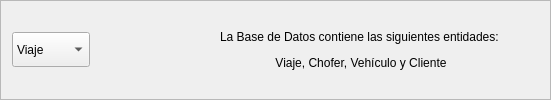
                  <widget class="QFrame" name="frame_Superior_Datos">
                   <property name="minimumSize">
                    <size>
                     <width>0</width>
                     <height>100</height>
                    </size>
                   </property>
                   <property name="maximumSize">
                    <size>
                     <width>16777215</width>
                     <height>16777200</height>
                    </size>
                   </property>
                   <property name="styleSheet">
                    <string notr="true"/>
                   </property>
                   <property name="frameShape">
                    <enum>QFrame::StyledPanel</enum>
                   </property>
                   <property name="frameShadow">
                    <enum>QFrame::Raised</enum>
                   </property>
                   <layout class="QHBoxLayout" name="horizontalLayout_2">
                    <item>
                     <widget class="QComboBox" name="Box_Entidades_Datos">
                      <property name="maximumSize">
                       <size>
                        <width>16777215</width>
                        <height>35</height>
                       </size>
                      </property>
                      <property name="cursor">
                       <cursorShape>PointingHandCursor</cursorShape>
                      </property>
                      <property name="layoutDirection">
                       <enum>Qt::LeftToRight</enum>
                      </property>
                      <property name="styleSheet">
                       <string notr="true"/>
                      </property>
                      <property name="maxVisibleItems">
                       <number>10</number>
                      </property>
                      <item>
                       <property name="text">
                        <string>Viaje</string>
                       </property>
                      </item>
                      <item>
                       <property name="text">
                        <string>Vehiculo</string>
                       </property>
                      </item>
                      <item>
                       <property name="text">
                        <string>Chofer</string>
                       </property>
                      </item>
                      <item>
                       <property name="text">
                        <string>Cliente</string>
                       </property>
                      </item>
                     </widget>
                    </item>
                    <item>
                     <spacer name="horizontalSpacer_2">
                      <property name="orientation">
                       <enum>Qt::Horizontal</enum>
                      </property>
                      <property name="sizeType">
                       <enum>QSizePolicy::Fixed</enum>
                      </property>
                      <property name="sizeHint" stdset="0">
                       <size>
                        <width>16</width>
                        <height>20</height>
                       </size>
                      </property>
                     </spacer>
                    </item>
                    <item>
                     <widget class="QPushButton" name="Boton_Refrescar_Datos">
                      <property name="cursor">
                       <cursorShape>PointingHandCursor</cursorShape>
                      </property>
                      <property name="styleSheet">
                       <string notr="true">QPushButton{
	background-color: transparent;
	font: 10pt &quot;MS Shell Dlg 2&quot;;
	color: rgb(40, 40, 40);
	border-radius:13px;
	padding: 5px 4px; /* Padding en top/bottom y left/right */

}</string>
                      </property>
                      <property name="text">
                       <string/>
                      </property>
                      <property name="icon">
                       <iconset>
                        <normaloff>img/41e4acbe07fcf661b46594c978c1ff01-reload-arrow-icon.webp</normaloff>img/41e4acbe07fcf661b46594c978c1ff01-reload-arrow-icon.webp</iconset>
                      </property>
                      <property name="iconSize">
                       <size>
                        <width>32</width>
                        <height>47</height>
                       </size>
                      </property>
                     </widget>
                    </item>
                    <item>
                     <spacer name="horizontalSpacer_4">
                      <property name="orientation">
                       <enum>Qt::Horizontal</enum>
                      </property>
                      <property name="sizeType">
                       <enum>QSizePolicy::Fixed</enum>
                      </property>
                      <property name="sizeHint" stdset="0">
                       <size>
                        <width>62</width>
                        <height>20</height>
                       </size>
                      </property>
                     </spacer>
                    </item>
                    <item>
                     <widget class="QLabel" name="label_Comentario">
                      <property name="text">
                       <string>&lt;html&gt;&lt;head/&gt;&lt;body&gt;&lt;p&gt;La Base de Datos contiene las siguientes entidades: &lt;/p&gt;&lt;p&gt;Viaje, Chofer, Vehículo y Cliente&lt;/p&gt;&lt;/body&gt;&lt;/html&gt;</string>
                      </property>
                      <property name="textFormat">
                       <enum>Qt::AutoText</enum>
                      </property>
                      <property name="scaledContents">
                       <bool>false</bool>
                      </property>
                      <property name="alignment">
                       <set>Qt::AlignCenter</set>
                      </property>
                      <property name="wordWrap">
                       <bool>false</bool>
                      </property>
                     </widget>
                    </item>
                    <item>
                     <spacer name="horizontalSpacer_3">
                      <property name="orientation">
                       <enum>Qt::Horizontal</enum>
                      </property>
                      <property name="sizeType">
                       <enum>QSizePolicy::Fixed</enum>
                      </property>
                      <property name="sizeHint" stdset="0">
                       <size>
                        <width>37</width>
                        <height>20</height>
                       </size>
                      </property>
                     </spacer>
                    </item>
                   </layout>
                  </widget>
